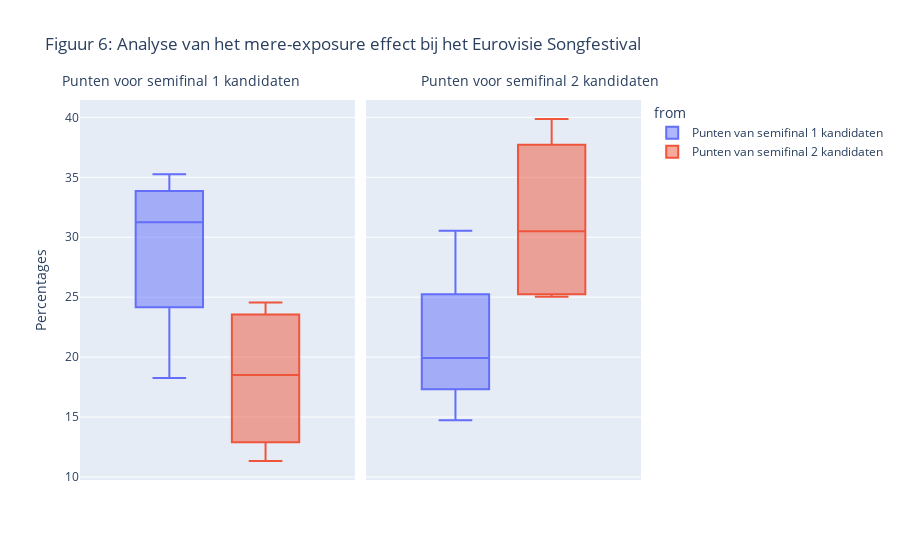

Here is the notebook cell this chart was saved with:
### Markdown cell above
Bovenstaand figuur toont aan dat er meer punten toegekend worden aan landen met queer artiesten. Zes procent van alle deelnemers is openlijk queer, maar van alle winnaars is dit zestig procent. Hieruit blijkt dat er een positieve correlatie is tussen queerness van een artiest en het aantal stemmen dat dat land krijgt. De stemming wordt dus beïnvloedt door overige, niet culturele factoren.

### Code cell
details = {'Year': [], 'from': [], 'to': [], 'Percentages':[]}

for i in range(2016, 2020):
    candidates_sf1 = euro_df[(euro_df.Edition == '{i}sf1'.format(i=i))]['From country']
    sf1 = list(set(candidates_sf1))

    candidates_sf2 = euro_df[(euro_df.Edition== '{i}sf2'.format(i=i))]['From country']
    sf2 = list(set(candidates_sf2))

    sf1_to_sf1 = euro_df[(euro_df['From country'].isin(sf1)) & (euro_df.Edition =='{i}f'.format(i=i)) & (euro_df['To country'].isin(sf1)) & (euro_df['Jury or Televoting'] == 'J')]['Points']
    s11 = sf1_to_sf1.sum()

    sf1_to_sf2 = euro_df[(euro_df['From country'].isin(sf1)) & (euro_df['To country'].isin(sf2)) & (euro_df.Edition=='{i}f'.format(i=i))& (euro_df['Jury or Televoting'] == 'J')]['Points']
    s12 = sf1_to_sf2.sum()

    sf2_to_sf2 = euro_df[(euro_df['From country'].isin(sf2)) & (euro_df['To country'].isin(sf2)) & (euro_df.Edition=='{i}f'.format(i=i))& (euro_df['Jury or Televoting'] == 'J')]['Points']
    s22 = sf2_to_sf2.sum()

    sf2_to_sf1 = euro_df[(euro_df['From country'].isin(sf2)) & (euro_df['To country'].isin(sf1)) & (euro_df.Edition=='{i}f'.format(i=i))& (euro_df['Jury or Televoting'] == 'J')]['Points']
    s21 = sf2_to_sf1.sum()
   
    all_points = sum([s11,s12,s21,s22])
    percentages = [s11/all_points*100, s12/all_points*100, s21/all_points*100, s22/all_points*100]

    details['Year'] += [i, i, i, i]
    details['from'] += ['T', 'T', 'F', 'F']
    details['to'] += ['T', 'F', 'T', 'F']
    details['Percentages'] += percentages

 
# creating a Dataframe object
df = pd.DataFrame(details)

fig = px.box(df, y='Percentages', 
             color='from', 
             facet_col='to', 
             facet_col_wrap=2, 
             title = 'Figuur 6: Analyse van het mere-exposure effect bij het Eurovisie Songfestival')

# Update the layout with new subplot titles
fig.update_traces(
    legendgroup='from',
    name='Punten van semifinal 1 kandidaten',
    selector=dict(name='T')
)

fig.update_traces(
    legendgroup='from',
    name='Punten van semifinal 2 kandidaten',
    selector=dict(name='F')
)
fig.update_layout(
    annotations=[
        dict(
            x=0.18,
            y=1.02,
            xref='paper',
            yref='paper',
            text='Punten voor semifinal 1 kandidaten',
            showarrow=False,
            font=dict(size=14)
        ),
        dict(
            x=0.82,
            y=1.02,
            xref='paper',
            yref='paper',
            text='Punten voor semifinal 2 kandidaten',
            showarrow=False,
            font=dict(size=14)
        )
    ]
)
fig.show()

### Figure 1 — Plotly figure (JSON) as saved in the notebook; plotly's stock layout.template omitted (floating-point values rounded to 4 significant figures)
{"data": [{"alignmentgroup": "True", "hovertemplate": "from=T<br>to=T<br>Percentages=%{y}<extra></extra>", "legendgroup": "from", "marker": {"color": "#636efa"}, "name": "Punten van semifinal 1 kandidaten", "notched": false, "offsetgroup": "T", "orientation": "v", "showlegend": true, "type": "box", "x0": " ", "xaxis": "x", "y": [30.05, 35.26, 32.47, 18.26], "y0": " ", "yaxis": "y"}, {"alignmentgroup": "True", "hovertemplate": "from=T<br>to=F<br>Percentages=%{y}<extra></extra>", "legendgroup": "from", "marker": {"color": "#636efa"}, "name": "Punten van semifinal 1 kandidaten", "notched": false, "offsetgroup": "T", "orientation": "v", "showlegend": false, "type": "box", "x0": " ", "xaxis": "x2", "y": [19.95, 14.74, 19.91, 30.54], "y0": " ", "yaxis": "y2"}, {"alignmentgroup": "True", "hovertemplate": "from=F<br>to=T<br>Percentages=%{y}<extra></extra>", "legendgroup": "from", "marker": {"color": "#EF553B"}, "name": "Punten van semifinal 2 kandidaten", "notched": false, "offsetgroup": "F", "orientation": "v", "showlegend": true, "type": "box", "x0": " ", "xaxis": "x", "y": [14.45, 24.55, 22.58, 11.33], "y0": " ", "yaxis": "y"}, {"alignmentgroup": "True", "hovertemplate": "from=F<br>to=F<br>Percentages=%{y}<extra></extra>", "legendgroup": "from", "marker": {"color": "#EF553B"}, "name": "Punten van semifinal 2 kandidaten", "notched": false, "offsetgroup": "F", "orientation": "v", "showlegend": false, "type": "box", "x0": " ", "xaxis": "x2", "y": [35.55, 25.45, 25.04, 39.86], "y0": " ", "yaxis": "y2"}], "layout": {"annotations": [{"font": {"size": 14}, "showarrow": false, "text": "Punten voor semifinal 1 kandidaten", "x": 0.18, "xanchor": "center", "xref": "paper", "y": 1.02, "yanchor": "bottom", "yref": "paper"}, {"font": {"size": 14}, "showarrow": false, "text": "Punten voor semifinal 2 kandidaten", "x": 0.82, "xanchor": "center", "xref": "paper", "y": 1.02, "yanchor": "bottom", "yref": "paper"}], "boxmode": "group", "legend": {"title": {"text": "from"}, "tracegroupgap": 0}, "title": {"text": "Figuur 6: Analyse van het mere-exposure effect bij het Eurovisie Songfestival"}, "xaxis": {"anchor": "y", "domain": [0, 0.49]}, "xaxis2": {"anchor": "y2", "domain": [0.51, 1], "matches": "x"}, "yaxis": {"anchor": "x", "domain": [0, 1], "title": {"text": "Percentages"}}, "yaxis2": {"anchor": "x2", "domain": [0, 1], "matches": "y", "showticklabels": false}}}
